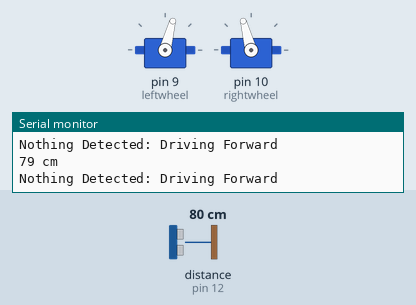
The sketch below on a simulated Arduino Uno, built with avr-gcc and run on an emulated ATmega328P. Parts: 2 × servo, the last lines printed to the serial monitor. Wiring (inferred from the names in the program): ultrasonic range finder: trigger pin 13; echo pin 12. Inputs (shaded band) come from the test bench; at power-on: distance to the obstacle (sensor on pin 12) 80 cm. The echo pulse lasts 58.3 µs per cm; random numbers use the default seed unless the sketch sets one.

Above: at 2.3 s.
2.4 s: distance to the obstacle (sensor on pin 12) set to 2 cm
At 4.1 s:
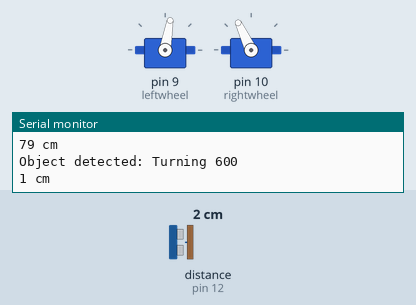
4.5 s: distance to the obstacle (sensor on pin 12) set to 18 cm
At 6.0 s:
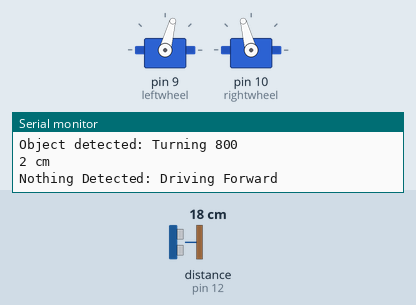
6.9 s: distance to the obstacle (sensor on pin 12) set to 4 cm
At 7.3 s:
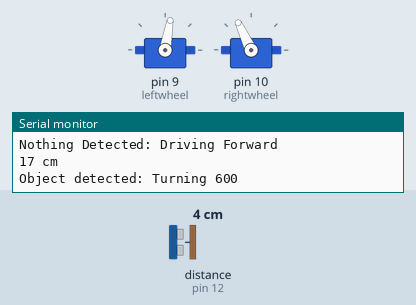
Timing chart, 0 to 9.9 s (numbered marks = the images above; inputs shaded):
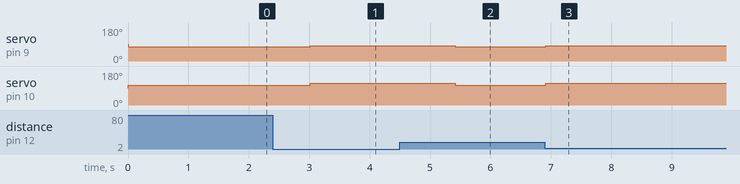

The sketch:

ultrasoundExplorer.ino
```cpp
//Thanks to https://github.com/kaiwhata/nodebots_howto/blob/master/ultrasound_explorer/ultrasound_explorer.ino
#include <Servo.h>

#define trigPin 13
#define echoPin 12
#define led 11
#define led2 10

const int threshold = 10; //cm - sets how far robot responds

Servo leftwheel;  // create servo object to control a servo on a wheel
Servo rightwheel; // create another servo object to control the other wheel


void setup() {
  //setup serial communicstoin for debugging and testing threshold
  Serial.begin (9600);
  //setup ultrasouns sensor
  pinMode(trigPin, OUTPUT);
  pinMode(echoPin, INPUT);
  //assuming these are continuous rotation servos
  leftwheel.attach(9);  // attaches the servo on pin 9 to the servo object
  rightwheel.attach(10);  // attaches the servo on pin 10 to the servo object
  //setup random number generator - yes this could easily be improved!
  randomSeed(analogRead(A0));
  //randomSeed(2023);
}

void loop() {
  long duration, distance;
  digitalWrite(trigPin, LOW);  //
  delayMicroseconds(2); //
  digitalWrite(trigPin, HIGH);
  delayMicroseconds(10); //
  digitalWrite(trigPin, LOW);
  duration = pulseIn(echoPin, HIGH);

  distance = (duration/2) / 29.1; //converts from 10 bit binary to cm

  //controller logic
  if (distance < threshold) {
        int randomNumber = random(1,10);
        Serial.print("Object detected: Turning ");
        Serial.println(randomNumber*100);
        turn_left(randomNumber*100);  //turns left for a random length of time
        //turn randomly left or right?
  }else{
    Serial.println("Nothing Detected: Driving Forward");
    //drive forward for one second
    drive_forward(1000, 15); //(time, speed)
  }
  /* this code is not necessary for robot exploring
  if (distance >= 200 || distance <= 0){
    Serial.println("Out of range");
  }else {
    Serial.print(distance);
    Serial.println(" cm");
  }
  */
  Serial.print(distance);
  Serial.println(" cm");
  delay(500); // time between sensor checks
}

//method for controlling robot movement
void drive_forward(int drivetime, int speed)
{
    //the speed parameter should be between 1 and 10
    leftwheel.write(90-speed);              // tell servo to turn slowly in opposite directions
    rightwheel.write(90+speed);             // this should make the robot drive roughly straight ahead
    delay(drivetime);
}

void stop()
{
    leftwheel.write(90);              // stop left motor
    rightwheel.write(90);             // stop right motor
    delay(100);
}

void turn_left(int turntime)
{
    leftwheel.write(80);              // stops left wheel
    rightwheel.write(115);             // drives right wheel (this should make the robot drive roughly turn left)
    delay(turntime);
}

void turn_right(int turntime)
{
    leftwheel.write(115);              // drives left wheel
    rightwheel.write(80);             // stops right wheel (this should make the robot drive roughly turn right)
    delay(turntime);
}
```

Measured:
- after the input at 2.4 s, servo on pin 9 (leftwheel): 75° → 80° after 0.61 s; servo on pin 10 (rightwheel): 105° → 115° after 0.61 s
- after the input at 4.5 s, servo on pin 9 (leftwheel): 80° → 75° after 0.92 s; servo on pin 10 (rightwheel): 115° → 105° after 0.92 s
- after the input at 6.9 s, servo on pin 9 (leftwheel): 75° → 80° at once; servo on pin 10 (rightwheel): 105° → 115° at once
